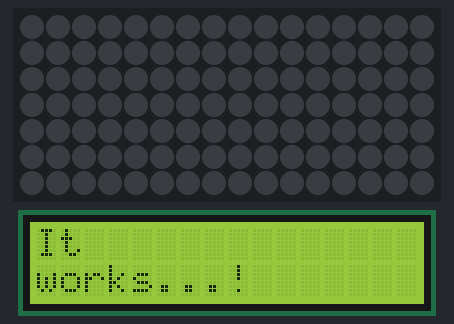
Bench run of a program on a simulated Raspberry Pi Pico running MicroPython. On the bench: 16×7 RGB LED matrix, 16×2 character LCD.

Above: at 0.3 s.
At 3.9 s:
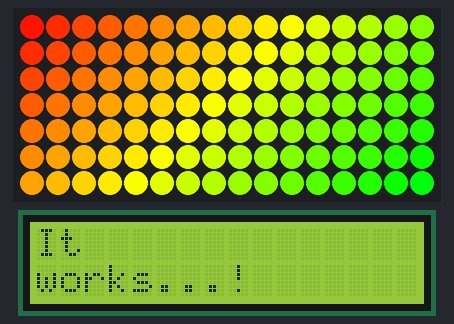
At 10.0 s:
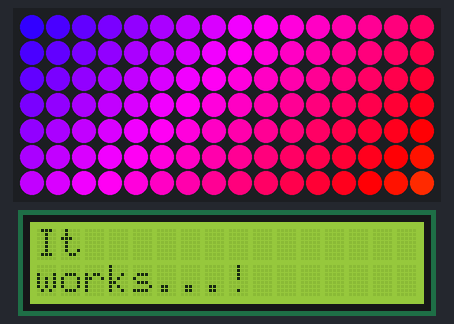
At 19.7 s:
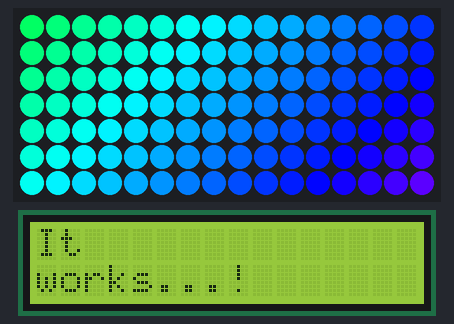
At 29.4 s:
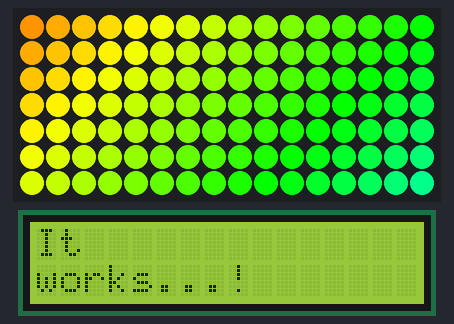
At 39.1 s:
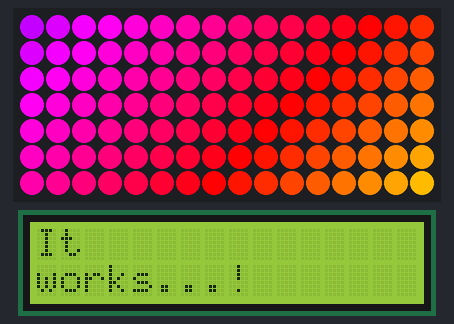

Measured:
- what the display in image 0 shows lasts 0.6 s, from 0.2 s to 0.8 s

The program:

rainbow_and_1602.py
```python
#
# HD44780 LCD Script for
# Raspberry Pico


# The wiring for the LCD is as follows:
# 1 : GND
# 2 : 5V
# 3 : Contrast (0-5V)*
# 4 : RS (Register Select)
# 5 : R/W (Read Write)       - GROUND THIS PIN
# 6 : Enable or Strobe
# 7 : Data Bit 0             - NOT USED
# 8 : Data Bit 1             - NOT USED
# 9 : Data Bit 2             - NOT USED
# 10: Data Bit 3             - NOT USED
# 11: Data Bit 4
# 12: Data Bit 5
# 13: Data Bit 6
# 14: Data Bit 7
# 15: LCD Backlight +5V**
# 16: LCD Backlight GND

from machine import *
import utime
import picounicorn
import time

picounicorn.init()

# From CPython Lib/colorsys.py
def hsv_to_rgb(h, s, v):
    if s == 0.0:
        return v, v, v
    i = int(h * 6.0)
    f = (h * 6.0) - i
    p = v * (1.0 - s)
    q = v * (1.0 - s * f)
    t = v * (1.0 - s * (1.0 - f))
    i = i % 6
    if i == 0:
        return v, t, p
    if i == 1:
        return q, v, p
    if i == 2:
        return p, v, t
    if i == 3:
        return p, q, v
    if i == 4:
        return t, p, v
    if i == 5:
        return v, p, q


w = picounicorn.get_width()
h = picounicorn.get_height()

class LCD(object):

    # Define PIO to LCD mapping

    # LCD_RS = 16
    # LCD_E = 17
    # LCD_D4 = 18
    # LCD_D5 = 19
    # LCD_D6 = 20
    # LCD_D7 = 21

    LCD_RS = 2
    LCD_E = 3
    LCD_D4 = 4
    LCD_D5 = 5
    LCD_D6 = 6
    LCD_D7 = 7
    # LED_ON = 15

    # Define some device constants

    LCD_WIDTH = 0x10  # Maximum characters per line
    LCD_CHR = True
    LCD_CMD = False

    LCD_LINE_1 = 0x80  # LCD RAM address for the 1st line
    LCD_LINE_2 = 0xC0  # LCD RAM address for the 2nd line
    LCD_LINE_3 = 0x94  # LCD RAM address for the 3rd line
    LCD_LINE_4 = 0xD4  # LCD RAM address for the 4th line
    # Timing constants

    E_PULSE = 0.001
    E_DELAY = 0.001


    def __init__(self):
        self.lcd_init()

    def lcd_init(self):
        # GPIO.setmode(GPIO.BCM)  # Use BCM GPIO numbers
        self.lcd_e = Pin(LCD.LCD_E, Pin.OUT)     # GPIO.setup(LCD_E, GPIO.OUT)  # E
        self.lcd_rs = Pin(LCD.LCD_RS, Pin.OUT)   # GPIO.setup(LCD_RS, GPIO.OUT)  # RS
        self.lcd_d4 = Pin(LCD.LCD_D4, Pin.OUT)   # GPIO.setup(LCD_D4, GPIO.OUT)  # DB4
        self.lcd_d5 = Pin(LCD.LCD_D5, Pin.OUT)   # GPIO.setup(LCD_D5, GPIO.OUT)  # DB5
        self.lcd_d6 = Pin(LCD.LCD_D6, Pin.OUT)   # GPIO.setup(LCD_D6, GPIO.OUT)  # DB6
        self.lcd_d7 = Pin(LCD.LCD_D7, Pin.OUT)   # GPIO.setup(LCD_D7, GPIO.OUT)  # DB7

        # Initialise display
        self.lcd_byte(0x33, self.LCD_CMD)
        self.lcd_byte(0x32, self.LCD_CMD)
        self.lcd_byte(0x28, self.LCD_CMD)
        self.lcd_byte(0x0C, self.LCD_CMD)
        self.lcd_byte(0x06, self.LCD_CMD)
        self.lcd_byte(0x01, self.LCD_CMD)

    def message(self, message, style=1,speed=1):
        # Auto splits, not perfect for clock
        # Send string to display
        # style=1 Left justified
        # style=2 Centred
        # style=3 Right justified
        # style=4 typing

        msgs = message.split('\n')
        for (idx, msg) in enumerate(msgs):
            if idx == 0:
                self.lcd_byte(self.LCD_LINE_1, self.LCD_CMD)
            elif idx == 0x01:
                self.lcd_byte(self.LCD_LINE_2, self.LCD_CMD)
            if style != 4:
                self.lcd_string(msg, style)
            elif style == 4:
                self.type_string(msg, speed)


    def type_string(self, message, speed=1, style=1):

        # Send string to display
        # style=1 Left justified
        # style=2 Centred
        # style=3 Right justified

        if style == 0x01:
            message = "{0:<{w}}".format( message, w=self.LCD_WIDTH )
        elif style == 0x02:
            message = "{0:^{w}}".format( message, w=self.LCD_WIDTH )
        elif style == 3:
            message = "{0:>{w}}".format( message, w=self.LCD_WIDTH )

        for i in range(self.LCD_WIDTH):
            self.lcd_byte(ord(message[i]), self.LCD_CHR)
            if message[i] != " ":
                utime.sleep(speed)

    def clear(self):
        self.lcd_byte(0x06, self.LCD_CMD)
        self.lcd_byte(0x01, self.LCD_CMD)
        utime.sleep(0.45)

    def write_line1(self, message, style):
        self.lcd_byte(self.LCD_LINE_1, self.LCD_CMD)
        self.lcd_string(message, style)

    def write_line2(self, message, style):
        self.lcd_byte(self.LCD_LINE_2, self.LCD_CMD)
        self.lcd_string(message, style)

    def set_line1(self):
        self.lcd_byte(self.LCD_LINE_1, self.LCD_CMD)

    def set_line2(self):
        self.lcd_byte(self.LCD_LINE_2, self.LCD_CMD)

    def lcd_string(self, message, style):
        # Send string to display
        # style=1 Left justified
        # style=2 Centred
        # style=3 Right justified

        if style == 0x01:
            message = "{0:<{w}}".format( message, w=self.LCD_WIDTH )
        elif style == 0x02:
            message = "{0:^{w}}".format( message, w=self.LCD_WIDTH )
        elif style == 3:
            message = "{0:>{w}}".format( message, w=self.LCD_WIDTH )

        for i in range(self.LCD_WIDTH):
            self.lcd_byte(ord(message[i]), self.LCD_CHR)

    def lcd_byte(self, bits, mode):

        # Send byte to data pins
        # bits = data
        # mode = True  for character
        #        False for command

        self.lcd_rs.value( mode )

        # High bits

        self.lcd_d4.value( False )
        self.lcd_d5.value( False )
        self.lcd_d6.value( False )
        self.lcd_d7.value( False )
        if bits & 0x10 == 0x10:
            self.lcd_d4.value( True )
        if bits & 0x20 == 0x20:
            self.lcd_d5.value( True )
        if bits & 0x40 == 0x40:
            self.lcd_d6.value( True )
        if bits & 0x80 == 0x80:
            self.lcd_d7.value( True )

        # Toggle 'Enable' pin

        utime.sleep(self.E_DELAY)
        self.lcd_e.value( True )
        utime.sleep(self.E_PULSE)
        self.lcd_e.value( False )
        utime.sleep(self.E_DELAY)

        # Low bits

        self.lcd_d4.value( False )
        self.lcd_d5.value( False )
        self.lcd_d6.value( False )
        self.lcd_d7.value( False )
        if bits & 0x01 == 0x01:
            self.lcd_d4.value( True )
        if bits & 0x02 == 0x02:
            self.lcd_d5.value( True )
        if bits & 0x04 == 0x04:
            self.lcd_d6.value( True )
        if bits & 0x08 == 0x08:
            self.lcd_d7.value( True )

        # Toggle 'Enable' pin

        utime.sleep(self.E_DELAY)
        self.lcd_e.value( True )
        utime.sleep(self.E_PULSE)
        self.lcd_e.value( False )
        utime.sleep(self.E_DELAY)


if __name__ == '__main__':
    lcd = LCD()
    while True:
        # lcd.clear()
        # utime.sleep(1)
        lcd.message('It\nworks...!', 1)
        utime.sleep(0.5)
        lcd.clear()
        t = time.ticks_ms() / 3600
        for x in range(w):
            for y in range(h):
                r, g, b = [int(c * 255) for c in hsv_to_rgb(t + ((x + y) / w / 4), 1.0, 1.0)]
                picounicorn.set_pixel(x, y, r, g, b)
        time.sleep(1.0 / 60)
```
